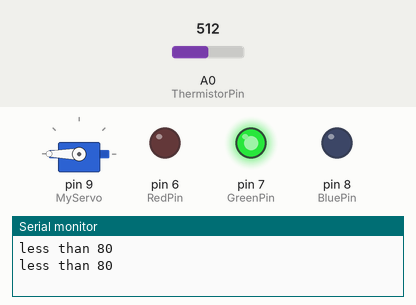
Simulated run of this sketch. Board: Arduino Uno, built with avr-gcc and run on an emulated ATmega328P. Parts: servo, output pins drawn as LEDs (lit = HIGH), the last lines printed to the serial monitor. Dashed ring = blinking. Inputs (shaded band) come from the test bench; at power-on: A0 (ThermistorPin) = 512.

Above: at 1.8 s.
1.9 s: A0 (ThermistorPin) set to 544
At 2.68 s:
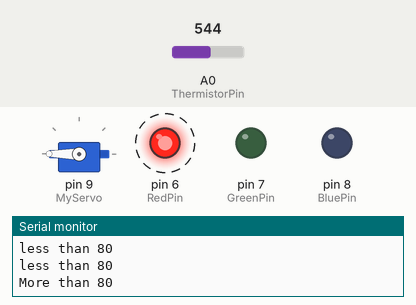
5.7 s: A0 (ThermistorPin) set to 511
At 7.1 s:
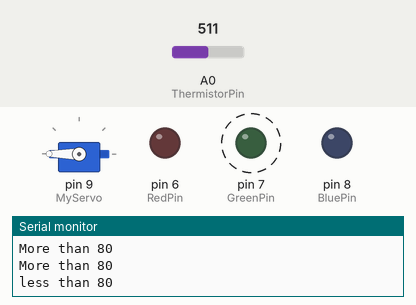
9.8 s: A0 (ThermistorPin) set to 716
At 11.86 s:
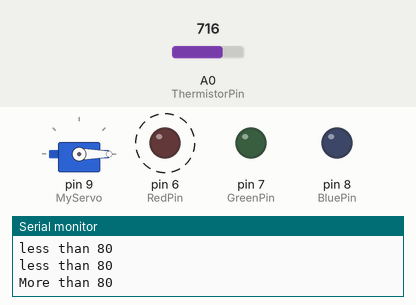
Timing chart, 0 to 19.3 s (numbered marks = the images above; inputs shaded):
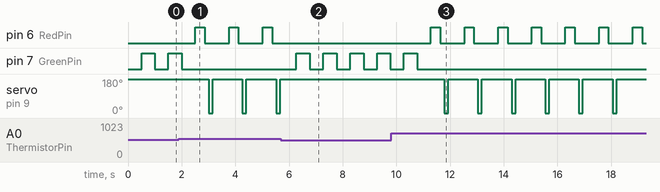

The sketch:

Inteligent_Fan_Project.ino
```cpp
#include <LiquidCrystal.h>
#include <Servo.h>

Servo MyServo;
int ThermistorPin = 0;
int Vo;
float R1 = 10000;
float logR2, R2, T;
float c1 = 1.009249522e-03, c2 = 2.378405444e-04, c3 = 2.019202697e-07;
int BluePin = 8;
int GreenPin = 7;
int RedPin = 6;

LiquidCrystal lcd(12, 11, 5, 4, 3, 2);

void setup() {
Serial.begin(9600);
MyServo.attach(9);
MyServo.write(180);
pinMode(RedPin, OUTPUT);
pinMode(GreenPin, OUTPUT);
pinMode(BluePin, OUTPUT);
}

void loop() {

  Vo = analogRead(ThermistorPin);
  R2 = R1 * (1023.0 / (float)Vo - 1.0);
  logR2 = log(R2);
  T = (1.0 / (c1 + c2*logR2 + c3*logR2*logR2*logR2));
  T = T - 273.15;
  T = (T * 9.0)/ 5.0 + 32.0;

  lcd.print("Temp = ");
  lcd.print(T);
  lcd.print(" F");

  delay(500);
  lcd.clear();

  if (T < 80) {
  Serial.println("less than 80");
  digitalWrite(GreenPin, HIGH);
  delay(500);
  digitalWrite(GreenPin, LOW);

  } else {
  printf("%n");
  Serial.println("More than 80");
  digitalWrite(RedPin, HIGH);
  delay(350);
  digitalWrite(RedPin, LOW);
  MyServo.write(180);
  delay(150);
  MyServo.write(-180);
  delay(150);
  MyServo.write(180);
  delay(100);
  }
}
```

Measured:
- the behaviour switches between 531 and 532 on A0 (ThermistorPin) (found by bisection; images 0 and 1)
- after the input at 1.9 s, pin 6 (RedPin): alternates HIGH for 0.35 s and LOW for 0.90 s, starting after 0.61 s; pin 7 (GreenPin): goes on until 2.0 s, then stays LOW; servo on pin 9 (MyServo): alternates 180° for 1.1 s and 0° for 0.15 s, starting after 1.1 s
- after the input at 5.7 s, pin 6 (RedPin): stops changing and stays LOW; pin 7 (GreenPin): alternates HIGH for 0.50 s and LOW for 0.50 s, starting after 0.57 s; servo on pin 9 (MyServo): stops changing and stays 180°
- after the input at 9.8 s, pin 6 (RedPin): alternates HIGH for 0.35 s and LOW for 0.90 s, starting after 1.5 s; pin 7 (GreenPin): goes on until 10.8 s, then stays LOW; servo on pin 9 (MyServo): alternates 180° for 1.1 s and 0° for 0.15 s, starting after 2.0 s
